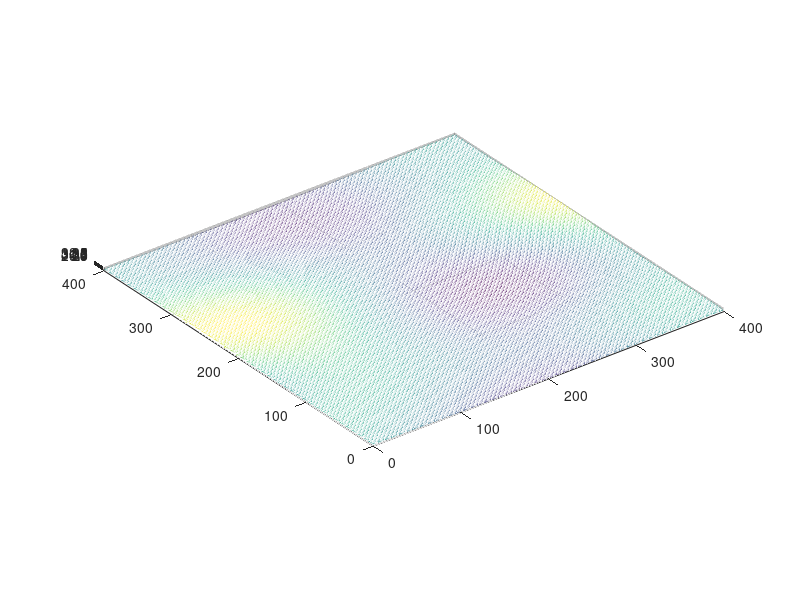
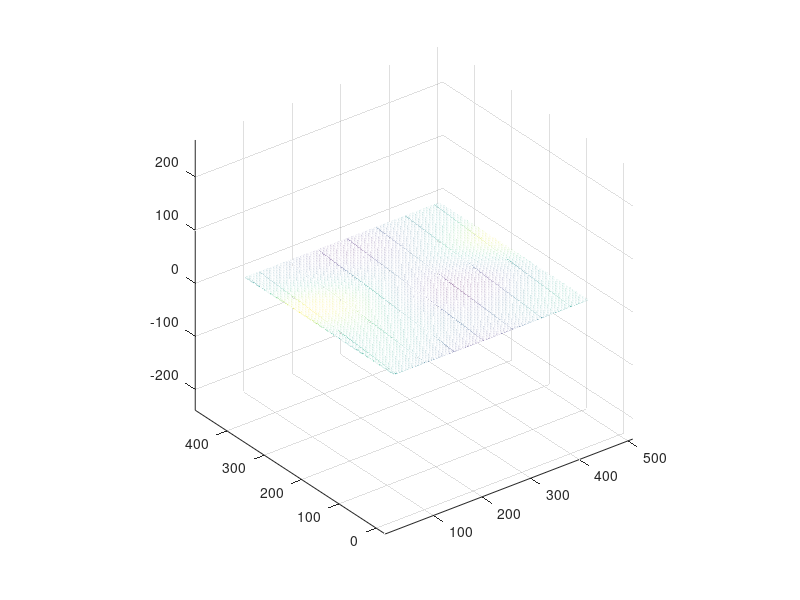
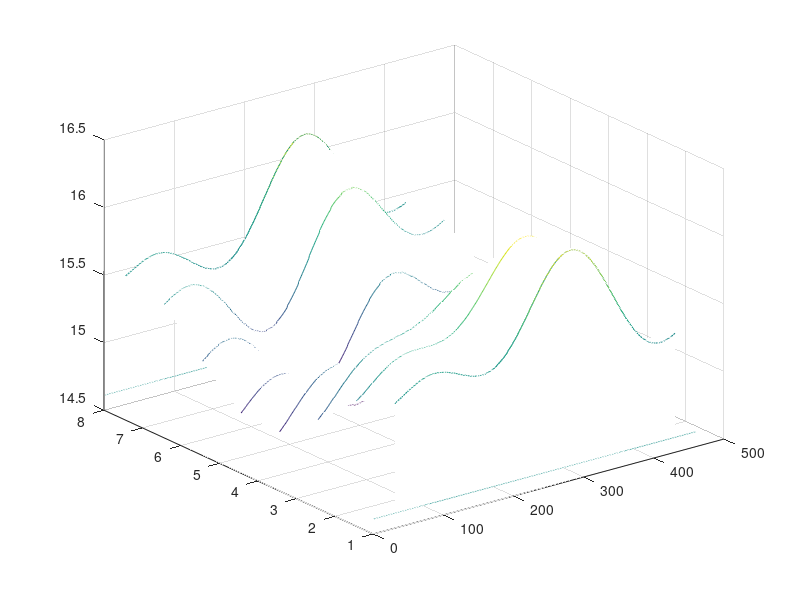
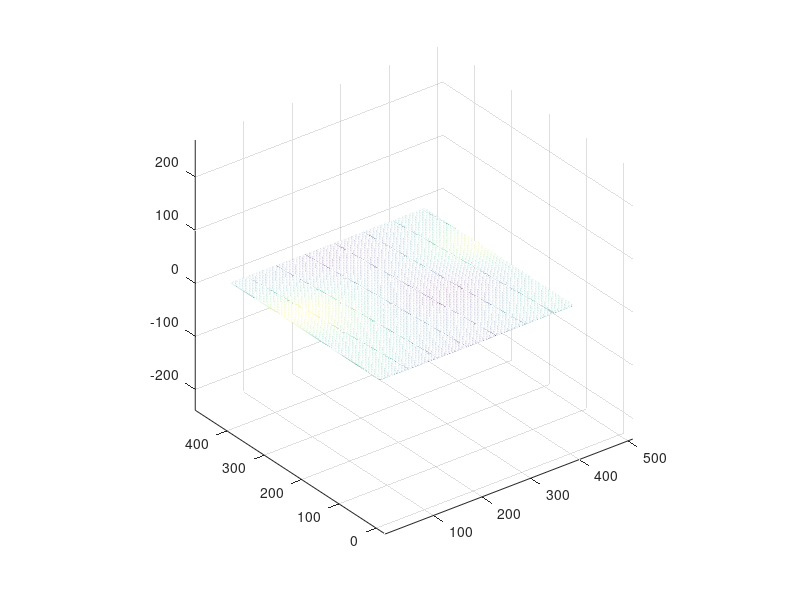

These charts were generated, in order, by the following MATLAB code:
%% tansform and slice dwell-time map
close all; clear all; clc

% load etch depth data
load etch_depth2.mat
z = depth; % in nm
x = 0.5:399.5; % mm, 400 points in total
y = 0.5:399.5; % mm
figure, meshc(x, y, z);
axis equal;

% shear and divide projected area
ms = 2; % microsteps per full step
ionBeamWidth = 60; % mm
leafWidth = 60; % mm
subHeight = 400; % mm
subLength = 400; % mm
vStroke = leafWidth + subHeight; % vertical stroke

shx = (ionBeamWidth/ms) / vStroke;
% shx = 0.025;

nUpStroke = ceil((ionBeamWidth + subLength) / ionBeamWidth);
upRange = nUpStroke * ionBeamWidth;
nDownStroke = ceil((ionBeamWidth/ms + subLength) / ionBeamWidth);
downRange = nDownStroke * ionBeamWidth;

preSize = [0, ionBeamWidth-(ionBeamWidth/ms)];
zPadPre = 0.5 * padarray(z, preSize, nan, 'pre');
postSize = [0, upRange-(ionBeamWidth+subLength)];
zPadPost = padarray(zPadPre, postSize, nan, 'post');

zUp = padarray(zPadPost, [leafWidth/2, 0], nan, 'both');

postSize2 = [0, downRange-(ionBeamWidth/ms + subLength)];
zPadPost2 = 0.5 * padarray(z, postSize2, nan, 'post');

zDown = padarray(zPadPost2, [leafWidth/2, 0], nan, 'both');

% figure, mesh(zUp);
% axis equal;
% figure, mesh(zDown);
% axis equal;

xform = [ 1    0   0
         -shx  1   0
          0    0   1 ];
tform = maketform('affine', xform);
zr = imtransform(zUp, tform, 'nearest', 'FillValues', nan);  % rising strokes
% figure, mesh(zr);
% axis equal;

xform2 = [ 1   0   0
          shx  1   0
           0   0   1 ];
tform2 = maketform('affine',xform2);
zf = imtransform(zDown, tform2, 'nearest', 'FillValues', nan);  % falling strokes
% figure, mesh(zf);
% axis equal;

% divide rising strokes
rStartIx = 1:ionBeamWidth:upRange-ionBeamWidth+1;
rEndIx = [rStartIx(2:end)-1, upRange];

upRibbons = nan(size(zr,1), nUpStroke);

for i = 1:nUpStroke
    zri = zr(:, rStartIx(i):rEndIx(i));
    for ii = 1:size(zri,1)
        zrii = zri(ii, :);
        idx = ~isnan(zrii);
        c = sum(idx);
        if c > 0
            upRibbons(ii, i) = sum(zrii(idx)) / c;
        end
    end
end

% figure;
% hUp = ribbon(upRibbons);
% xlabel('X')
% ylabel('Y')
% zlabel('Z')

zr2 = zr;
zr2(:, rStartIx) = nan;
zr2 = imtransform(zr2, tform2, 'FillValues', nan);
figure, mesh(zr2);
axis equal

figure, waterfall(upRibbons');

% divide falling strokes
fStartIx = 1:ionBeamWidth:downRange-ionBeamWidth+1;
fEndIx = [fStartIx(2:end)-1, downRange];

downRibbons = nan(size(zf,1), nDownStroke);

for i = 1:nDownStroke
    zfi = zf(:, fStartIx(i):fEndIx(i));
    for ii = 1:size(zri,1)
        zfii = zfi(ii, :);
        idx = ~isnan(zfii);
        c = sum(idx);
        if c > 0
            downRibbons(ii, i) = sum(zfii(idx)) / c;
        end
    end
end

% figure;
% hDown = ribbon(downRibbons);
% xlabel('X')
% ylabel('Y')
% zlabel('Z')

zf2 = zf;
zf2(:, fStartIx) = nan;
zf2 = imtransform(zf2, tform, 'FillValues', nan);
figure, mesh(zf2);
axis equal

figure, waterfall(downRibbons');

ribbons = [upRibbons downRibbons];
figure, hold on;
plot(ribbons)

% meanEtchTime = nan(vStroke, 1);
% for j = 1:vStroke
%     row_j = ribbons(j, :);
%     row_j = row_j(~isnan(row_j));
%     num_j = numel(row_j);
%     if num_j > 0
%         meanEtchTime(j) = sum(row_j) / num_j;
%     end
% end
% 
% plot(meanEtchTime, 'k--')

ribbonNos = ribbons(~isnan(ribbons));
meanEtchTimeG = mean(ribbonNos); % global mean etch time

plot(meanEtchTimeG*ones(vStroke, 1), 'k--')

xlim([1 vStroke])

maxEtchTimeG = max(ribbonNos);
minEtchTimeG = min(ribbonNos);

% max tunable ratio of dwell time
maxTunableRatio = leafWidth/vStroke;

% maxEtchTime < strokeTime < minEtchTime/(1-maxTunableRatio)
if maxEtchTimeG < minEtchTimeG/(1-maxTunableRatio)
    strokeTimeRange = [maxEtchTimeG, minEtchTimeG/(1-maxTunableRatio)];
    strokeTimeOpt = meanEtchTimeG / (1 - 0.5*maxTunableRatio);
    if strokeTimeOpt>strokeTimeRange(1) && strokeTimeOpt<strokeTimeRange(2)
        strokeTime = strokeTimeOpt;
    end
end

plot(maxEtchTimeG*ones(vStroke, 1), 'k:');
plot(minEtchTimeG/(1-maxTunableRatio)*ones(vStroke, 1), 'k:');

plot(strokeTime*ones(vStroke, 1), 'r-')
plot((2*meanEtchTimeG-strokeTime)*ones(vStroke, 1), 'b:')

elapsedTime = ms*strokeTime;

%
upDwells = strokeTime - upRibbons;
%upDwells = upDwells(leafWidth/2+1:end-leafWidth/2, :);
downDwells = strokeTime - downRibbons;
%downDwells = downDwells(leafWidth/2+1:end-leafWidth/2, :);

figure, hold on;
plot(upDwells)
title('dwell time of up strokes')

maxDwellTime = maxTunableRatio * strokeTime;

plot(maxDwellTime*ones(size(upDwells, 1), 1), 'r:')

figure, hold on;
plot(downDwells)
title('dwell time of down strokes')

plot(maxDwellTime*ones(size(downDwells, 1), 1), 'r:')

%save('dwells.mat', 'upDwells', 'downDwells')

